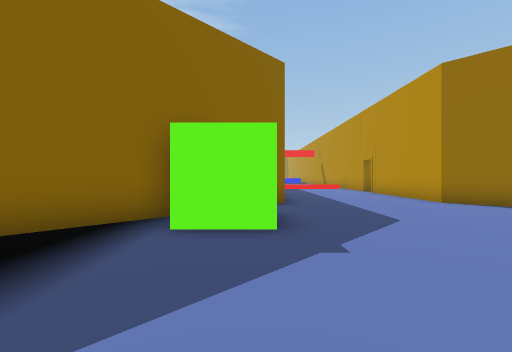
view 1 (above)

13 first-person views from a walk through a 3-D level made in the Unity game engine. The camera is 1.5 m above the floor, looks level and sees 90° across. The floor is counted in squares, 2 m on a side. Each view is taken from the middle of a square. On the plan, view 1 faces up. The plan holds only what a view shows up to about 9 squares ahead; the rest is blank. The place goes on beyond the plan. The player is left out.

view 2
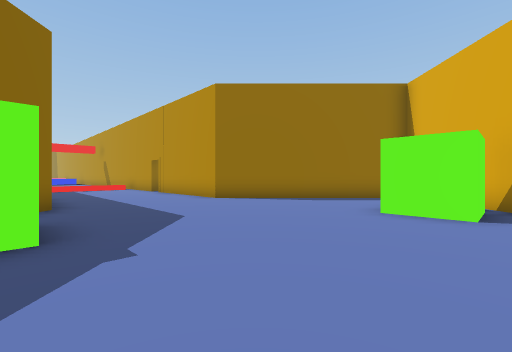

view 3
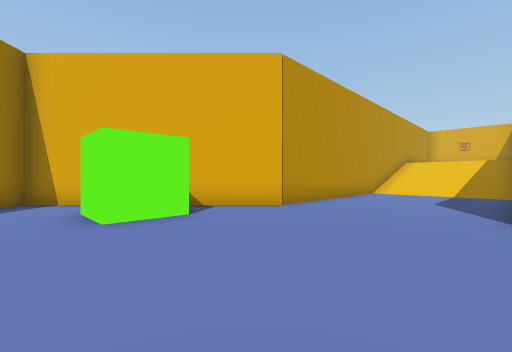

view 4
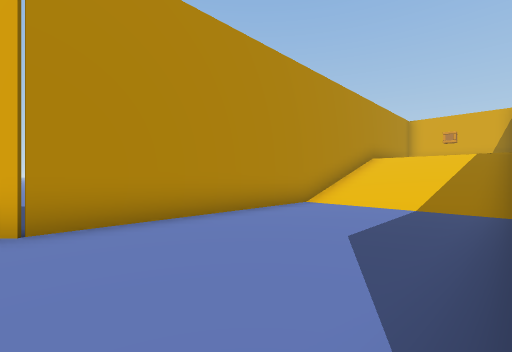

view 5
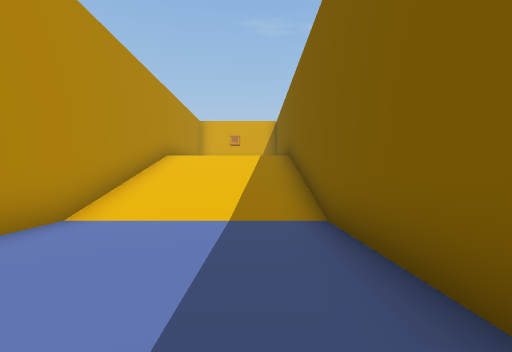

view 6
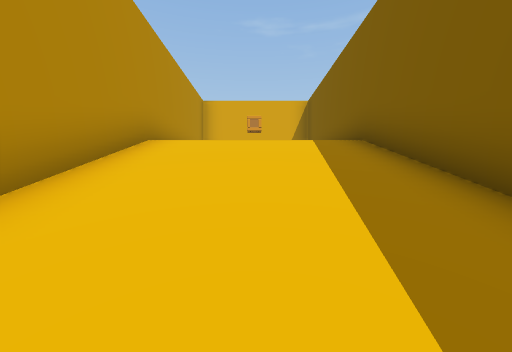

view 7
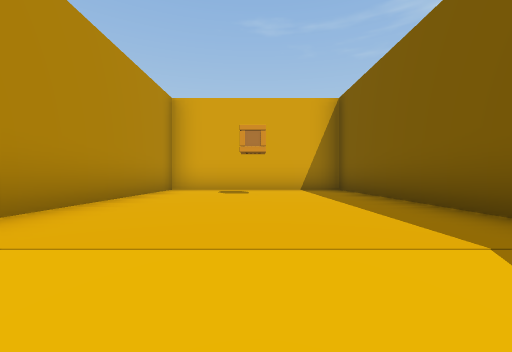

view 8
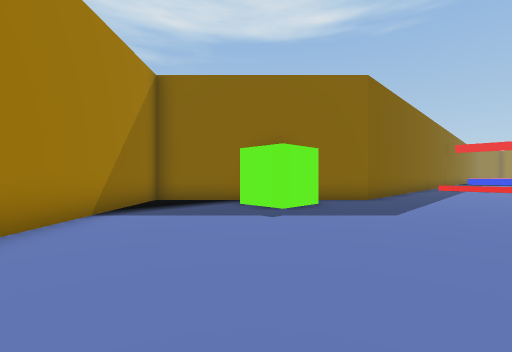

view 9
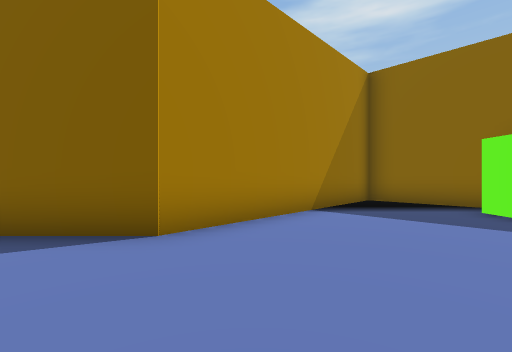

view 10
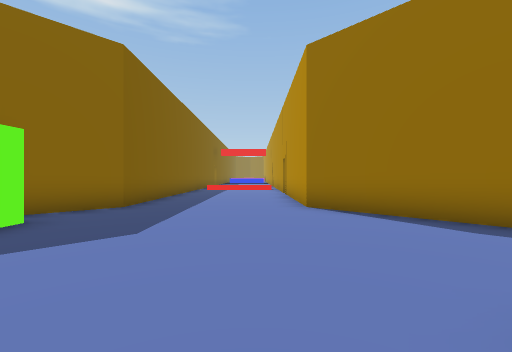

view 11
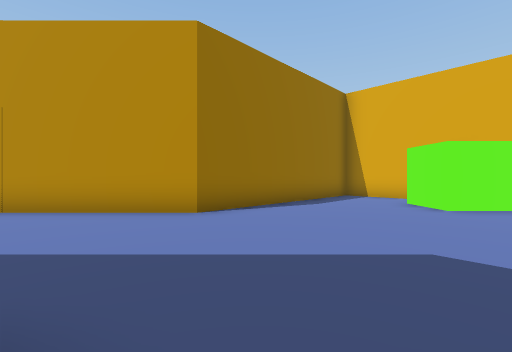

view 12
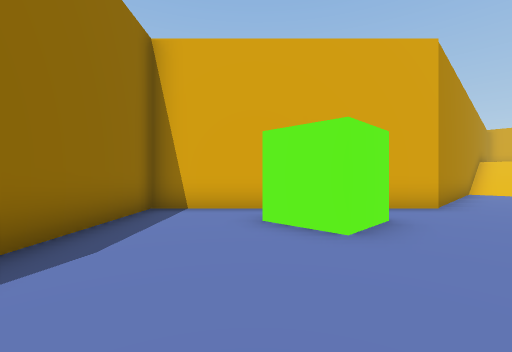

view 13
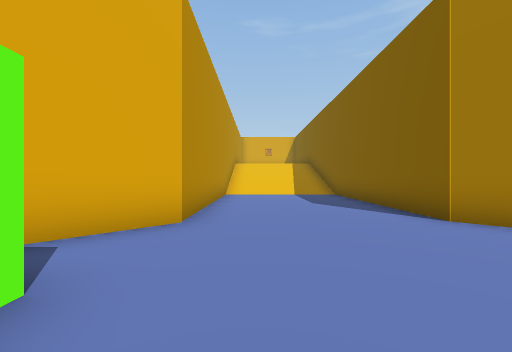

### Floor plan
Key: @ floor where view 1 was taken; # wall or solid block; . main floor; : floor 3 m higher than the main floor; / step, stairs or slope; C crate; O other object.
Columns run from 4 left of view 1 to 10 right of it. Each row starts with its distance up from view 1.
 10     #.....#
  9     #.....#
  8     #.....#
  7    ##.....##
  6   ##.......##
  5  ##OO.......##
  4 ##.OO........##
  3 #.............#
  2 #.........OO..#
  1 ##........OO.##
  0  ##.@.......##
 -1   ##.......##
 -2    ##.....##
 -3     #.....#
 -4     #.....#
 -5     #.....#
 -6     #.....#
 -7     #.....#
 -8     #.....#
 -9     #/////#
-10     #/////#
-11     #/////#
-12     #/////#
-13     #/////#
-14     #:::::#
-15     #:::::#
-16     #:::::#
-17     #::C::#
-18     #:::::#
-19     #######

Where each view was taken, in squares from view 1:
view 1: 0 up, 0 right, facing up
view 2: 0 up, 0 right, facing up-right
view 3: 3 up, 1 right, facing down-right
view 4: 2 down, 1 right, facing down-right
view 5: 4 down, 2 right, facing down
view 6: 8 down, 3 right, facing down
view 7: 12 down, 3 right, facing down
view 8: 1 down, 4 right, facing up-left
view 9: 1 down, 4 right, facing left
view 10: 1 up, 4 right, facing up
view 11: 6 up, 0 right, facing right
view 12: 5 up, 4 right, facing down-right
view 13: 2 up, 4 right, facing down
